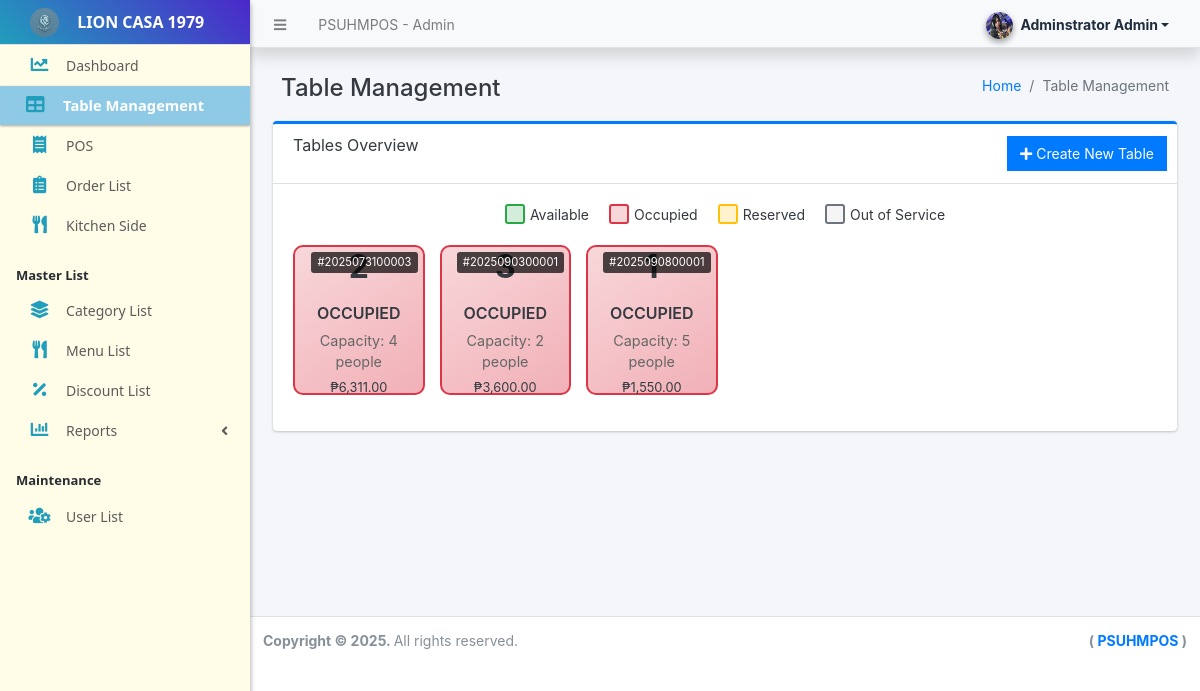
Page /admin/?page=table_management (signed in) on the committed database.
### tables this page shows
CREATE TABLE `table_list` (
  `id` int(30) NOT NULL,
  `table_number` varchar(50) NOT NULL,
  `capacity` int(11) NOT NULL DEFAULT 4,
  `location` varchar(100) DEFAULT NULL,
  `status` tinyint(1) NOT NULL DEFAULT 1 COMMENT '0=Out of Service, 1=Available, 2=Reserved',
  `delete_flag` tinyint(1) NOT NULL DEFAULT 0,
  `date_created` datetime NOT NULL DEFAULT current_timestamp(),
  `date_updated` datetime DEFAULT NULL ON UPDATE current_timestamp()
);

CREATE TABLE `order_list` (
  `id` int(30) NOT NULL,
  `user_id` int(30) NOT NULL,
  `table_id` int(30) DEFAULT NULL,
  `code` varchar(100) NOT NULL,
  `queue` varchar(50) NOT NULL,
  `total_amount` float(12,2) NOT NULL DEFAULT 0.00,
  `discounted_amount` float(12,2) NOT NULL DEFAULT 0.00,
  `tendered_amount` float(12,2) NOT NULL DEFAULT 0.00,
  `change_amount` float(12,2) NOT NULL DEFAULT 0.00,
  `status` tinyint(1) NOT NULL DEFAULT 0 COMMENT '0 = Queued,\r\n1 = Served,\r\n2 = Paid,\r\n3 = Billed Out',
  `date_created` datetime NOT NULL DEFAULT current_timestamp(),
  `date_updated` datetime NOT NULL DEFAULT current_timestamp() ON UPDATE current_timestamp(),
  `order_type` varchar(50) DEFAULT NULL,
  `discount_type` varchar(255) DEFAULT NULL,
  `discount_percent` int(11) DEFAULT NULL,
  `payment_method` varchar(50) DEFAULT NULL,
  `reference_number` varchar(100) NOT NULL,
  `card_number` varchar(100) NOT NULL,
  `vat_amount` float(12,2) NOT NULL DEFAULT 0.00
);

### classes/DBConnection.php (called while the page is built, shortened)
<?php
class DBConnection{
    private $host = DB_SERVER;
    private $username = DB_USERNAME;
    private $password = DB_PASSWORD;
    private $database = DB_NAME;
    public $conn;
    public function __construct(){
        if (!isset($this->conn)) {
            $this->conn = new mysqli($this->host, $this->username, $this->password, $this->database);
        }
    }
}
?>

### classes/SystemSettings.php (called while the page is built, shortened)
<?php
class SystemSettings extends DBConnection{
	function userdata($field = ''){
		if(!empty($field)){
			if(isset($_SESSION['userdata'][$field]))
				return $_SESSION['userdata'][$field];
			else
				return null;
		}else{
			return false;
		}
	}
}
$_settings = new SystemSettings();
?>

### admin/table_management/index.php (the view, shortened to what this page needs)
<div class="content-header">
    <div class="container-fluid">
        <div class="row mb-2">
            <div class="col-sm-6">
                <h1 class="m-0">Table Management</h1>
            </div>
            <div class="col-sm-6">
                <ol class="breadcrumb float-sm-right">
                    <li class="breadcrumb-item"><a href="<?php echo base_url ?>admin">Home</a></li>
                    <li class="breadcrumb-item active">Table Management</li>
                </ol>
            </div>
        </div>
    </div>
</div>
<section class="content">
    <div class="container-fluid">
        <div class="card card-outline card-primary">
            <div class="card-header">
                <h3 class="card-title">Tables Overview</h3>
                <div class="card-tools">
                 <?php if($_settings->userdata('type') == 1): ?>
        <a href="javascript:void(0)" id="create_new" class="btn btn-flat btn-primary">
            <span class="fas fa-plus"></span> Create New Table
        </a>
        <?php endif; ?>
                </div>
            </div>
            <div class="card-body">
                <div class="legend">
                    <div class="legend-item">
                        <div class="legend-color available-legend"></div>
                        <span>Available</span>
                    </div>
                    <div class="legend-item">
                        <div class="legend-color occupied-legend"></div>
                        <span>Occupied</span>
                    </div>
                    <div class="legend-item">
                        <div class="legend-color reserved-legend"></div>
                        <span>Reserved</span>
                    </div>
                    <div class="legend-item">
                        <div class="legend-color out-of-service-legend"></div>
                        <span>Out of Service</span>
                    </div>
                </div>
                <div class="row" id="tables-container">
                    <?php
                    $tables = $conn->query("SELECT t.*, o.id as order_id, o.code as order_code, o.total_amount
                                          FROM table_list t
                                          LEFT JOIN order_list o ON t.id = o.table_id AND o.status IN (0,1)
                                          WHERE t.delete_flag = 0
                                          ORDER BY CAST(SUBSTRING(t.table_number, 6) AS UNSIGNED)");
                    while($row = $tables->fetch_assoc()):
                        $status = 'available';
                        if($row['order_id']) {
                            $status = 'occupied';
                        } elseif($row['status'] == 2) {
                            $status = 'reserved';
                        }elseif($row['status'] == 0) {
                            $status = 'out of service';
                        }
                    ?>
                    <div class="col-xl-2 col-lg-3 col-md-4 col-sm-6 col-12 mb-3">
                        <div class="table-card <?= $status ?>" data-id="<?= $row['id'] ?>" data-status="<?= $status ?>">
                            <?php if($row['order_id']): ?>
                            <div class="order-info">#<?= $row['order_code'] ?></div>
                            <?php endif; ?>
                            <div class="table-number"><?= $row['table_number'] ?></div>
                            <div class="table-status"><?= ucfirst($status) ?></div>
                            <div class="table-capacity">Capacity: <?= $row['capacity'] ?> people</div>
                            <?php if($row['order_id']): ?>
                            <div style="font-size: 0.8rem; margin-top: 5px;">
                                <div>₱<?= number_format($row['total_amount'], 2) ?></div>
                            </div>
                            <?php endif; ?>
                        </div>
                    </div>
                    <?php endwhile; ?>
                </div>
            </div>
        </div>
    </div>
</section>

### admin/table_management/index.php (style rules this page uses)
.table-card { border: 2px solid #ddd; border-radius: 10px; padding: 20px; text-align: center; cursor: pointer; transition: all 0.3s ease; height: 150px; display: flex; flex-direction: column; justify-content: center; position: relative; }
.table-card.occupied { background: linear-gradient(145deg, #f8d7da, #f1b0b7); border-color: #dc3545; }
.table-number { font-size: 2rem; font-weight: bold; margin-bottom: 10px; }
.table-status { font-size: 1rem; text-transform: uppercase; font-weight: 600; }
.table-capacity { font-size: 0.9rem; color: #666; margin-top: 5px; }
.order-info { position: absolute; top: 5px; right: 5px; background: rgba(0,0,0,0.7); color: white; padding: 2px 6px; border-radius: 3px; font-size: 0.7rem; }
.legend { display: flex; justify-content: center; gap: 20px; margin-bottom: 20px; flex-wrap: wrap; }
.legend-item { display: flex; align-items: center; gap: 5px; }
.legend-color { width: 20px; height: 20px; border-radius: 3px; border: 2px solid; }
.available-legend { background: #d4edda; border-color: #28a745; }
.occupied-legend { background: #f8d7da; border-color: #dc3545; }
.reserved-legend { background: #fff3cd; border-color: #ffc107; }
.out-of-service-legend { background: #f5f5f5; border-color: #6c757d; }

### rows in the picture
table_list: order_list.code "2025073100003", table_number "2", order_list.id "OCCUPIED", capacity "4", order_list.total_amount "6,311.00"
table_list: order_list.code "2025090300001", table_number "3", order_list.id "OCCUPIED", capacity "2", order_list.total_amount "3,600.00"
table_list: order_list.code "2025090800001", table_number "1", order_list.id "OCCUPIED", capacity "5", order_list.total_amount "1,550.00"

### other values in the picture
$_settings->info('name') "PSUHMPOS"
$_settings->userdata('firstname').' '.$_settings->userdata('lastname') "Adminstrator Admin"
$_settings->info('short_name') "LION CASA 1979"
